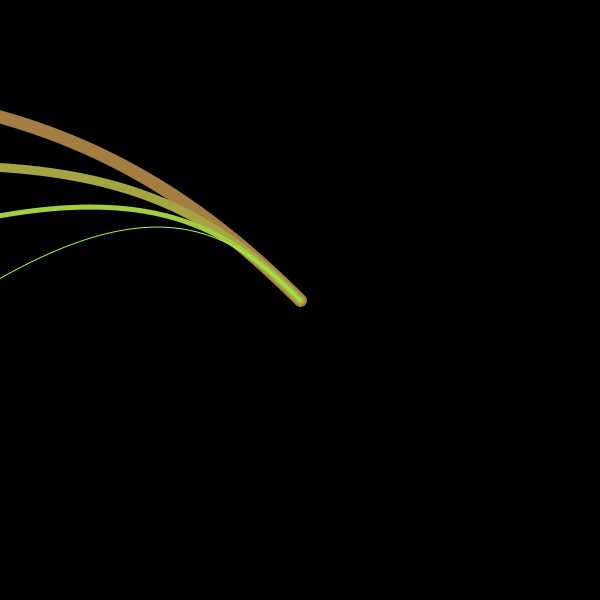
Frame 1 (no input)
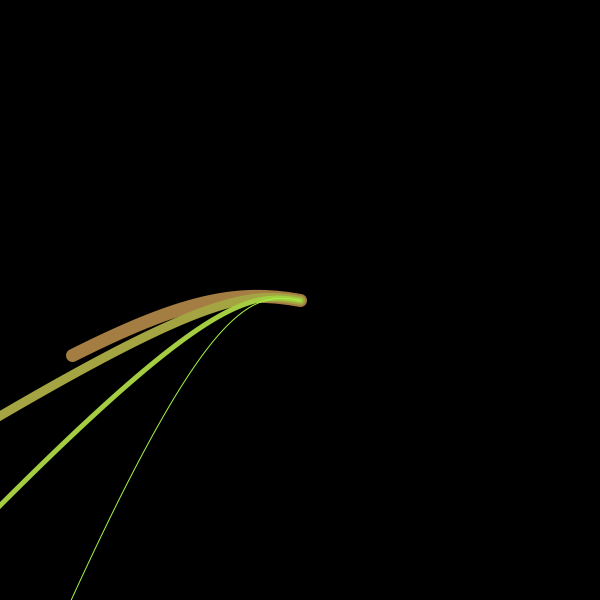
Frame 60 (the mouse pressed at the canvas centre just before this capture)
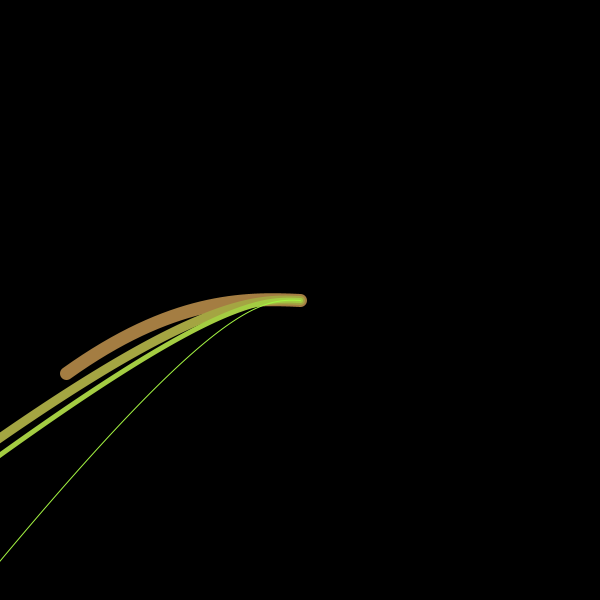
Frame 120 (the mouse held since frame 60 and released just before this capture)

The Processing sketch that drew these frames (run headless with seeded random() and noise(); from frame 60 on, the mouse is pressed at the canvas centre):

// Processing sketch: processing_7162
// ── processing_7162.pde

/*
 * --=[STRUCTURE 2]=--
 * by Jonsku, January 2010
 * --
 * Click or Drag the mouse to add structures
 * SPACE BAR to clean the window
 */
class Branch{

  float startX;
  float startY;
  float initLength;
  float length;
  
  float initAngle;
  float angle;
  int size;
  Branch[] subBranch;
  
  int col;
  
  Branch mother;
  
  float timeScale;

  public Branch(float startX, float startY, float length, float angle, int size, int col, Branch mother){
    this.startX = startX;
    this.startY = startY;
    this.length = length;
    initLength = length;
    this.angle = angle;
    initAngle = angle;
    this.size = size;
    this.col = col;
    this.mother = mother;
    timeScale = random(1)/1000;
    

    if(size > 1){
      float endX = startX+length*cos(angle);
      float endY = startY+length*sin(angle);
      int nuBranchesCount = int(random(maxSubBranch))+1;
      //float branchLengthDim = 0.5 + random(0)/2;
      subBranch = new Branch[nuBranchesCount];
      for (int i=0; i < nuBranchesCount; i ++ ) {
        float newLength = length; //* branchLengthDim ;
        float newAngle = angle + random(1) * max_sub_angle - max_sub_angle / 2 ;
        int newSize = size - 1 ;
        subBranch[i] = new Branch(endX, endY, newLength, newAngle, newSize,col, this);
      }

    }
  }

  public void draw(){
    if(size%4!=0){
      return;
    }
    ArrayList points = new ArrayList();
    points.add(new PVector(startX,startY));
    for(int i=0;i<subBranch.length;i++){
      subBranch[i].draw(points);
    }
    
  }
  
  public void update(float s){
    angle = map(noise(s,millis()*timeScale),0,1,initAngle-PI/2,initAngle+PI/2);//*noise(size,millis()*noiseTimeScale)*PI/2;
    length = noise(s,millis()*timeScale)*initLength;
    if(subBranch == null)
      return;
      
    float endX = startX+length*cos(angle);
    float endY = startY+length*sin(angle);
    for(int i=0;i<subBranch.length;i++){
      subBranch[i].update(endX, endY, s);
    }
  }
  
  public void update(float startX, float startY,float s){
    this.startX = startX;
    this.startY = startY;
    update(s);
  }
  
  public void draw(ArrayList points){
    
    if((size-1)%4==0){
      stroke(color(red(col),255-size*10,green(col)));
      strokeWeight(size);
      PVector p0 = (PVector)points.get(0);
      PVector p1 = (PVector)points.get(1);
      PVector p2 = (PVector)points.get(2);
      float endX = startX+length*cos(angle);
      float endY = startY+length*sin(angle);
      noFill();
      beginShape();
      vertex(p0.x, p0.y);
      bezierVertex(p1.x, p1.y, p2.x, p2.y, endX, endY);// mouseX-width/2, mouseY-height/2);
      endShape();
      //fill(col);
    }
    if(size>1){
        points.add(new PVector(startX, startY));
        for(int i=0;i<subBranch.length;i++){
          subBranch[i].draw(points);
        }
      }
  }
}


// smaller numbers (close to 0) will make adjacent points move similarly
float noiseSeparation = 0.9;

// small numbers make it move slowly
float noiseTimeScale = 0.0005;


int maxSubBranch = 1;
float max_sub_angle = 2*PI/4 ;
int max_size = 16 ;
float branch_length = 200 ;
Branch[] trees = new Branch[0];

void setup(){
  size(600,600);
  smooth();
  createTree();
  
}

void draw(){
  background(0);
  /*noStroke();
  fill(0,0,0,10);
  rect(0,0,width,height);*/
  fill(255);
  stroke(255);
 
float s = 1; //map(dist(width/2,height/2,mouseX,mouseY),0,width,0,1);
  
  translate(width/2,height/2);
  for(int i=0;i<trees.length;i++){
   trees[i].draw();
   trees[i].update(s);
  }
  

  

}

void mouseDragged(){
  //trees.remove(0);
 createTree();
}

void mouseClicked(){
  createTree();
}

void keyReleased(){
  if(key == ' ')
     trees = new Branch[0];
}

void createTree(){
  Branch[] tmp = new Branch[trees.length+1];
 System.arraycopy(trees,0,tmp,0,trees.length); 
 
  tmp[trees.length] = new Branch(0, 0, dist(mouseX,mouseY,width/2,height/2)/2, /*random(PI)*/atan2(mouseY-height/2,mouseX-width/2), max_size,/*color(255),null);*/color(int(random(1)*255),int(random(1)*255),int(random(1)*255)), null); 
  trees = tmp;
}
